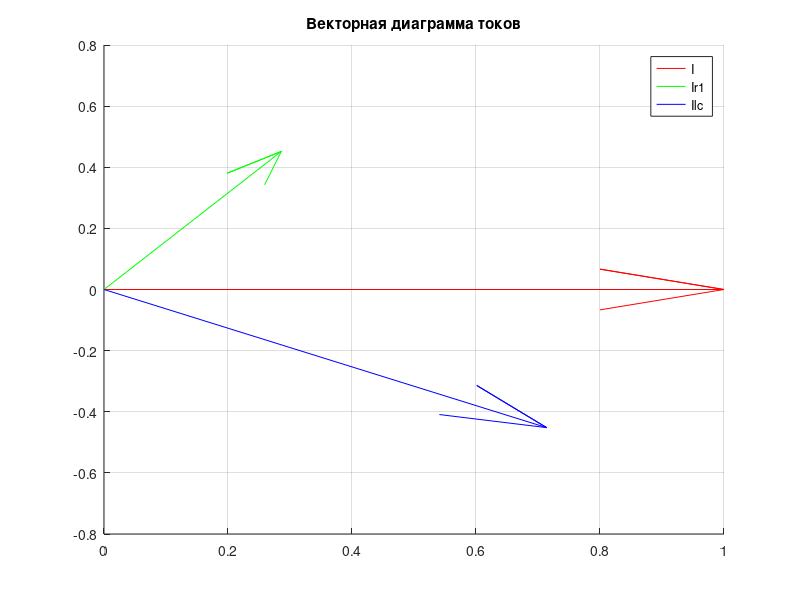
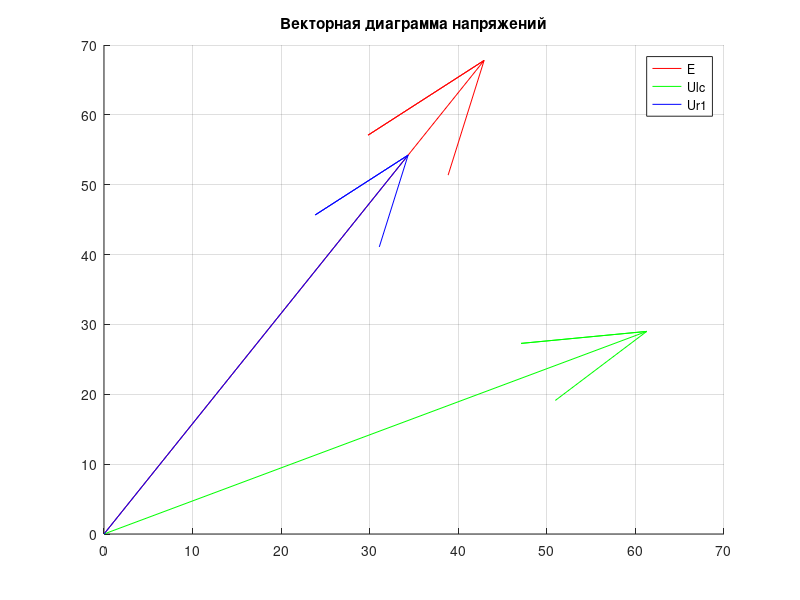

Source code (MATLAB) for these figures, in order:
I1 = 1.4142;I1 = I1/sqrt(2);f = 100;w = 2 * pi * f;T = 1 / f;R1 = 150;L1 = 320e-3;C2 = 15e-6;#сопротивленияXl = complex(0, w * L1);Xc = complex(0, -1/(w * C2));Zlc = Xl + Xc;Z = (R1 * Zlc) / (R1 + Zlc)#токи в ветвяхE = I1 * Z#E_abs = abs(E)Ir1 = E / R1#Ir1_abs = abs(Ir1)Ilc = E / Zlc#Ilc_abs = abs(Ilc)Ulc = Ilc * Z;#Ulc_abs = abs(Ulc)Ur1 = Ir1 * R1;#Ur1_abs = abs(Ur1)#баланс мощностейP_source = E * IP_source_active = real(P_source)P_source_reactive = imag(P_source)P_consumer = Ulc * Ilc + Ur1 * Ir1P_consumer_active = real(P_consumer)P_consumer_reactive = imag(P_consumer)figurehold on, grid ontitle('Векторная диаграмма токов')compass(I1, 'r')compass(Ir1, 'g')compass(Ilc, 'b')legend('I', 'Ir1', 'Ilc')figurehold on, grid ontitle('Векторная диаграмма напряжений')compass(E, 'r')compass(Ulc, 'g')compass(Ur1 * 0.8, 'b')legend('E', 'Ulc', 'Ur1')